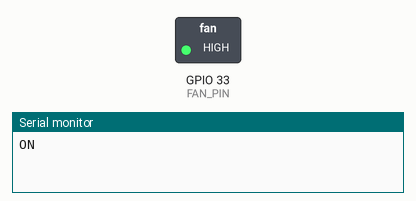
Recording of a sketch running on a simulated ESP32. Parts: switched loads named in the sketch (green lamp = pin HIGH), the last lines printed to the serial monitor.

Above: at 2.5 s.
At 7.0 s:
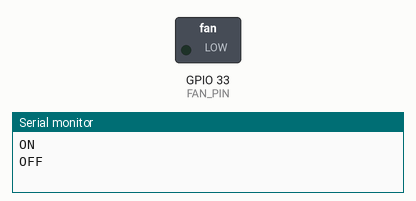
Timing chart, 0 to 11.7 s (numbered marks = the images above):
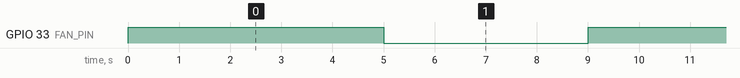

Measured:
- by itself, GPIO 33 (FAN_PIN): alternates HIGH for 5.0 s and LOW for 4.0 s

The sketch:

motor-test.ino
```cpp
#include "Arduino.h"
#define FAN_PIN 33

void setup()
{
  Serial.begin(115200);
  pinMode(FAN_PIN, OUTPUT);
}

void loop()
{
  Serial.println("ON");
  digitalWrite(FAN_PIN, HIGH);
  delay(5000);

  Serial.println("OFF");
  digitalWrite(FAN_PIN, LOW);
  delay(4000);
}
```
